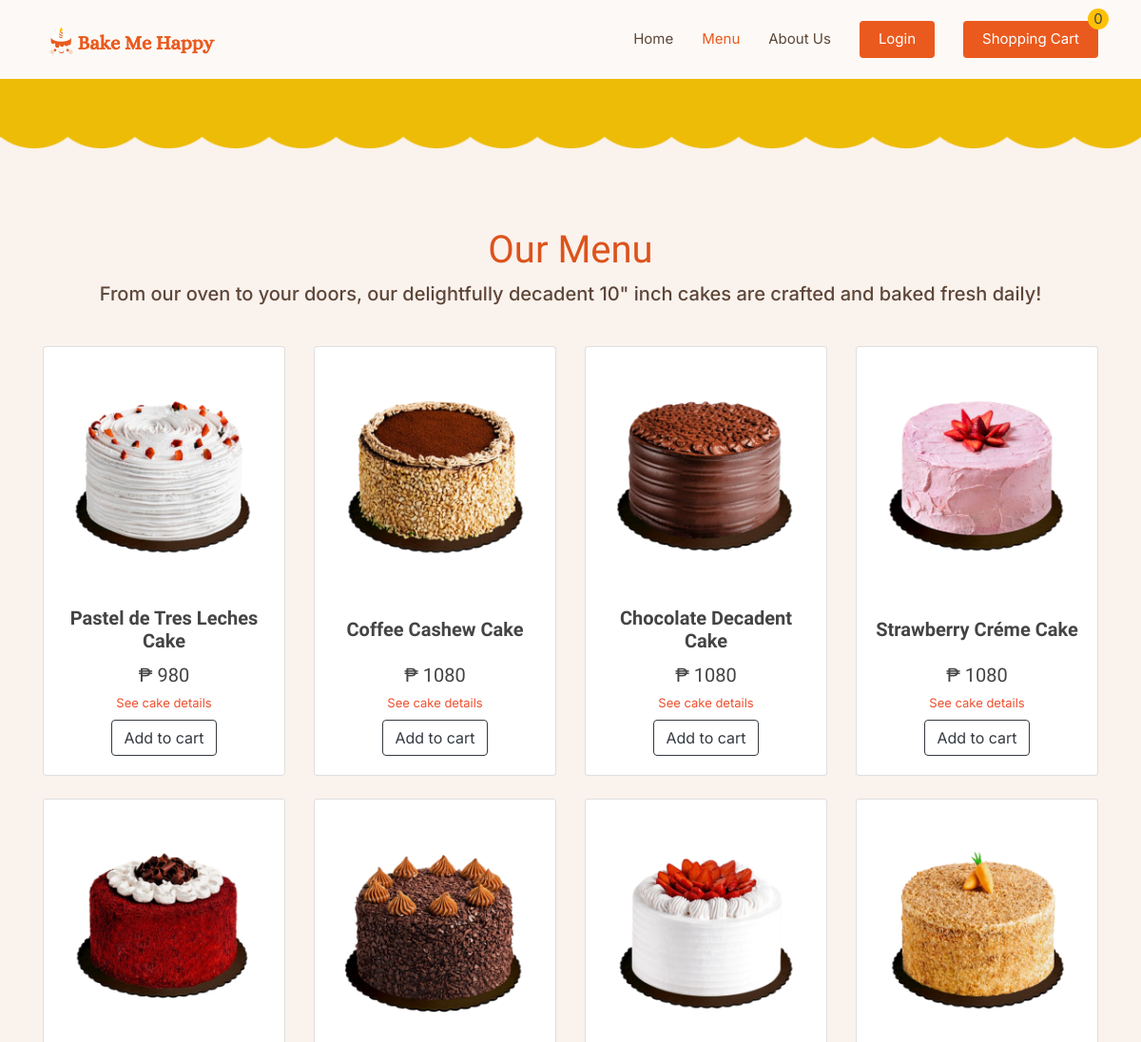
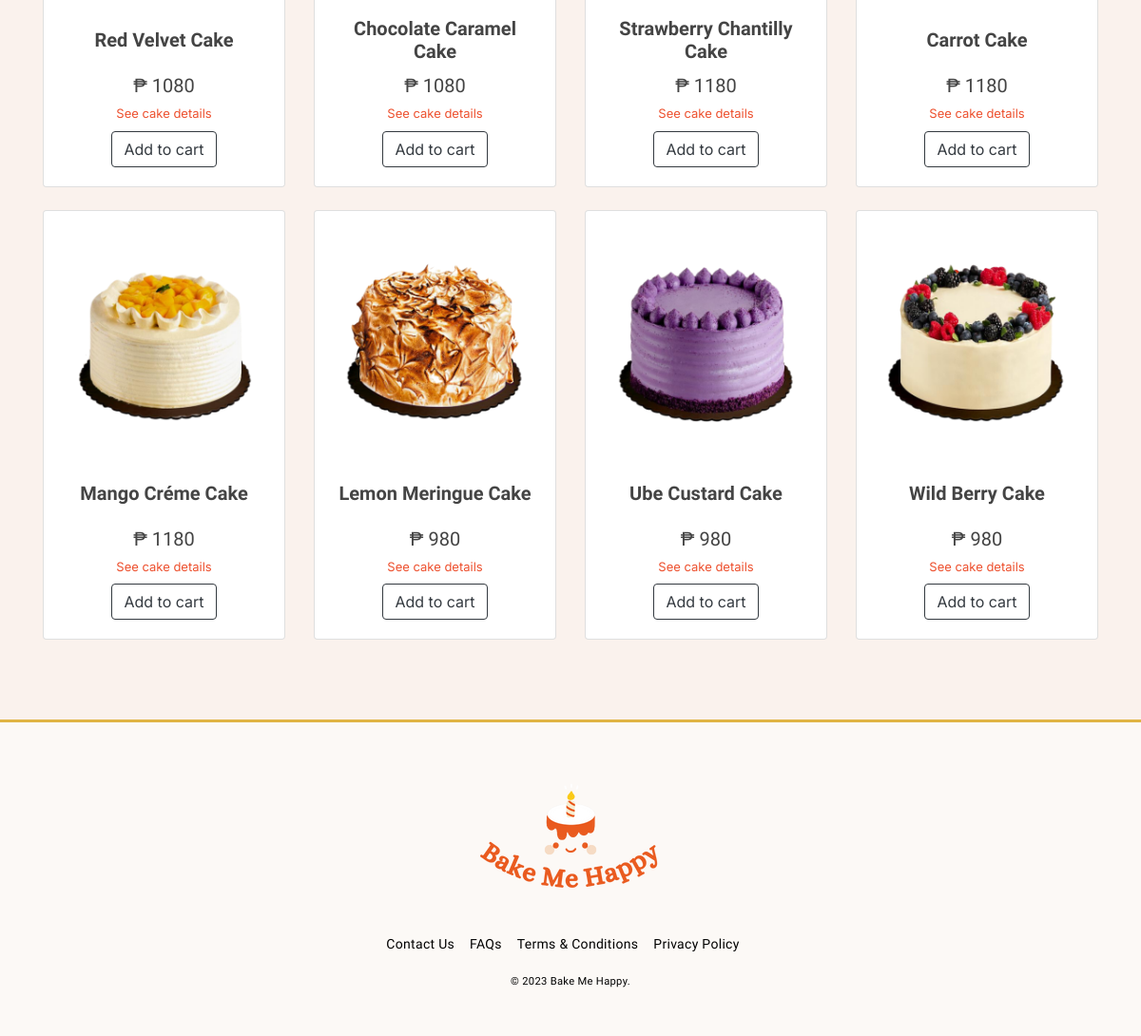
Page /menu.php on the committed database (2 pictures, top to bottom).
### tables this page shows
CREATE TABLE `products` (
  `id` int(100) NOT NULL,
  `product_name` varchar(100) NOT NULL,
  `price` varchar(100) NOT NULL,
  `image` varchar(100) NOT NULL,
  `description` varchar(200) NOT NULL,
  `allergens` varchar(100) NOT NULL,
  `storage` varchar(100) NOT NULL
);

### menu.php (the view, shortened to what this page needs)
<?php
include 'config.php';
    ?>
<!DOCTYPE html>
<html lang="en">
  <head>
    <link href="assets/vendor/animate.css/animate.min.css" rel="stylesheet">
    <link href="assets/vendor/aos/aos.css" rel="stylesheet">
    <link href="assets/vendor/bootstrap/css/bootstrap.min.css" rel="stylesheet">
    <link href="assets/vendor/bootstrap-icons/bootstrap-icons.css" rel="stylesheet">
    <link href="assets/vendor/boxicons/css/boxicons.min.css" rel="stylesheet">
    <link href="assets/vendor/glightbox/css/glightbox.min.css" rel="stylesheet">
    <link href="assets/vendor/remixicon/remixicon.css" rel="stylesheet">
    <link href="assets/vendor/swiper/swiper-bundle.min.css" rel="stylesheet">
    <link href="https://stackpath.bootstrapcdn.com/bootstrap/4.5.2/css/bootstrap.min.css" rel="stylesheet">
    <link href="assets/css/style.css" rel="stylesheet">
  </head>
  <body>
    <header id="header" class="fixed-top">
        <div class="container d-flex align-items-center justify-content-between">
            <a href="index.php" class="logo"><img src="assets/img/logo.png" alt="" class="img-fluid"></a>
            <nav id="navbar" class="navbar">
            <ul>
                <li><a class="nav-link" href="index.php">Home</a></li>
                <li><a class="nav-link active" href="menu.php">Menu</a></li>
                <li><a class="nav-link" href="about-us.php">About Us</a></li>
                <li><a class="login scrollto" href="#" data-toggle="modal" data-target="#loginModal">Login</a></li>
                <li><a class="login scrollto" href="#" data-toggle="modal" data-target="#cartModal">Shopping Cart</a></li>
                <span class="position-absolute top-0 start-100 translate-middle badge-pill bg-warning" style="font-size: 15px; width: 22px; height: 22px; display: flex; align-items: center; justify-content: center;">0
            </span>
            </ul>
            </nav>
        </div>
    </header>
    <main id="main">
      <section id="team" class="team section-bg">
        <div>
          <img src="assets/img/element-yellow.png" class="yellow-element">
        </div>
        <div class="container">
          <div class="section-title" style="margin-top: 80px;">
            <h2>Our Menu</h2>
            <p >From our oven to your doors, our delightfully decadent 10" inch cakes are crafted and baked fresh daily! </p>
          </div>
          <div class="row">
            <?php
                            $select_product = mysqli_query($conn, "SELECT * FROM `products`") or die('query failed');
                            if (mysqli_num_rows($select_product) > 0)
                            {
                              while ($fetch_product = mysqli_fetch_assoc($select_product))
                              {
                            ?>
            <div class="col-md-3 mb-4">
              <div class="card h-100">
                <img class="card-img-top" src="assets/img/cakes/<?php echo $fetch_product['image']; ?>" alt="">
                <div class="card-body text-center">
                  <h5 class="card-title fw-bolder text-center"><?php echo $fetch_product['product_name']; ?></h5>
                  <h5 class>₱ <?php echo $fetch_product['price']; ?></h5>
                  <div class="text-center">
                    <a class="d-flex justify-content-center" href="cake-details.php?id=<?php echo $fetch_product['id']; ?>" style="font-size: small;">
                      See cake details
                    </a>
                    <a href="#" class="btn btn-outline-dark mt-2" data-toggle="modal" data-target="#loginModal">Add to cart</a>
                  </div>
                </div>
              </div>
            </div>
            <?php
                            }
                            }
                            ?>
          </div>
        </div>
      </section>
    </main>
    <footer class="footer elem-tertiary relative">
      <div class="container-footer">
        <div class="grid justify-content-between align-items-center">
          <div class="tile-md-2 mb-4">
            <div class="text-center">
              <a href="main.php" class="img-lazy js-lazy img-responsive loaded"><img src="assets/img/logo-footer.png" alt="" class="img-fluid">
              </a>
            </div>
          </div>
          <div class="grid grid--2 justify-content-center footer-links-desktop">
            <div class="tile-auto text-center mb-3 mr-3">
              <a href="">
                <span class="subtitle">Contact Us</span>
              </a>
            </div>
            <div class="tile-auto text-center mb-3 mr-3">
              <a href="">
                <span class="subtitle">FAQs</span>
              </a>
            </div>
            <div class="tile-auto text-center mb-3 mr-3">
              <a href="">
                <span class="subtitle">Terms & Conditions</span>
              </a>
            </div>
            <div class="tile-auto text-center mb-3 mr-3">
              <a href="">
                <span class="subtitle">Privacy Policy</span>
              </a>
            </div>
          </div>
          <div class="grid justify-content-center">
            <div class="tile">
              <div class="text-center">
                <small class="subtitle">© 2023 Bake Me Happy.</small>
              </div>
            </div>
          </div>
        </div>
      </div>
    </footer>
  </body>
</html>

### assets/css/style.css (style rules this page uses)
body { font-family: 'Inter', sans-serif; color: #444444; }
a { color: #ed502e; text-decoration: none; }
h1, h2, h3, h4, h5, h6 { font-family: 'Alice', serif; }
#header { background: #FCF9F6; transition: all 0.5s; z-index: 997; padding: 20px 0; }
#header .logo { font-size: 26px; margin: 0; padding: 0; line-height: 1; font-weight: 700; letter-spacing: 0.5px; text-transform: uppercase; }
#header .logo img { max-height: 40px; }
.navbar { padding: 0; }
.navbar ul { margin: 0; padding: 0; display: flex; list-style: none; align-items: center; }
.navbar li { position: relative; }
.navbar a, .navbar a:focus { display: flex; align-items: center; justify-content: space-between; padding: 10px 0 10px 30px; font-size: 15px; color: #5D4638; white-space: nowrap; transition: 0.3s; }
.navbar a:hover, .navbar .active, .navbar .active:focus, .navbar li:hover>a { color: #EA5A1E; }
.navbar .login, .navbar .login:focus { background: #EA5A1E; padding: 8px 20px; margin-left: 30px; border-radius: 4px; color: #fff; }
section { padding: 60px 0; }
.section-bg { background-color: #FAF2ED; }
.section-title { padding-bottom: 40px; }
.section-title h2 { font-size: 40px; font-weight: 500; padding: 0; line-height: 53px; margin: 0 0 5px 0; color: #DC531B; font-family: 'Alice', serif; text-align: center; }
.section-title p { margin: 0; margin: 0; font-size: 20px; font-weight: 500; font-family: 'Inter', sans-serif; color: #5D4638; text-align: center; }
.card { display: flex; flex-direction: column; height: 100%; }
.card-body { display: flex; flex-direction: column; justify-content: space-between; flex-grow: 1; }
.card-title { display: flex; align-items: center; justify-content: center; height: 3rem; }
.footer { border-top: 3px solid #E0B444; background: #FCF9F6; padding: 48px 0; font-size: 14px; }
.subtitle { font-family: "Alice", serif; letter-spacing: .3px; font-weight: 400; color: #000; }
p { margin-top: 0; margin-bottom: 10px; }
.container-footer { width: 100%; position: relative; margin-left: auto; margin-right: auto; padding-right: 16px; padding-left: 16px; }
.tile { flex-basis: 0; flex-grow: 1; max-width: 100%; }
@media screen and (min-width: 768px) { .footer-links-desktop { display: flex; } }
.yellow-element { width: 100%; }
.row { display: flex; flex-wrap: wrap; margin-right: -15px; margin-left: -15px; }
:root { --primary: #EDBC07; --light: #FDF5EB; }

### rows in the picture
products: image (picture), product_name "Pastel de Tres Leches Cake", price "980"
products: image (picture), product_name "Coffee Cashew Cake", price "1080"
products: image (picture), product_name "Chocolate Decadent Cake", price "1080"
products: image (picture), product_name "Strawberry Créme Cake", price "1080"
products: image (picture), product_name "Red Velvet Cake", price "1080"
products: image (picture), product_name "Chocolate Caramel Cake", price "1080"
products: shows a picture, product_name "Strawberry Chantilly Cake", price "1180"
products: image (picture), product_name "Carrot Cake", price "1180"
products: image (picture), product_name "Mango Créme Cake", price "1180"
products: image (picture), product_name "Lemon Meringue Cake", price "980"
products: image (picture), product_name "Ube Custard Cake", price "980"
products: image (picture), product_name "Wild Berry Cake", price "980"
